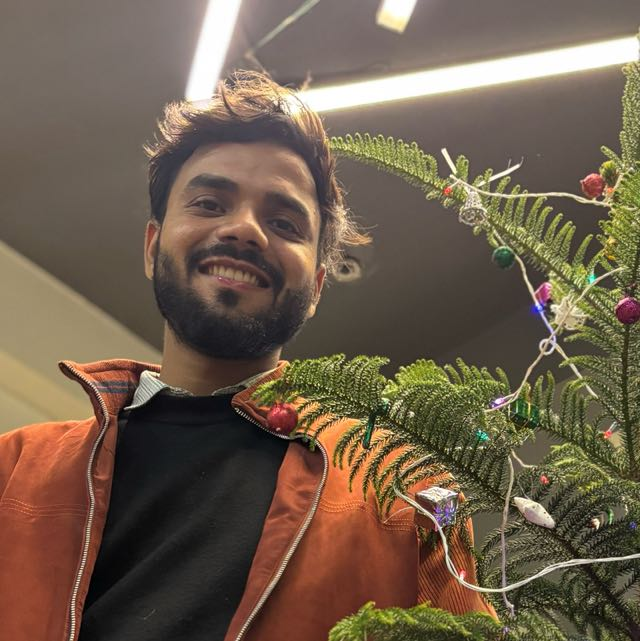
#> input picture tahzeeb.png, 640 x 641 px
$ python -i ui_about.py   (imports and definitions only)
#> lines starting #> are read from the running program, lines starting #| are printed output that depends on the picture; after the words box and inside, x2 and y2 are one past the last pixel; in counts of white or black regions, pixels touching at a corner belong together
import sys
import os
import webbrowser
import ttkbootstrap as ttk
from ttkbootstrap.tooltip import ToolTip
from tkinter.constants import BOTH, LEFT
from PIL import Image, ImageDraw, ImageTk

APP_VERSION = "1.0.0"

DEV_NAME = "Mohammad Tahzeeb Khan"
DEV_ROLE = "Software Developer"
DEV_EMAIL = "mohammadtahzeebkhan@gmail.com"
DEV_PHONE = "+91 7486882890"
YOUTUBE_URL = "https://www.youtube.com/@paradise_hope"


# [5 lines left out: function resource_path, not called in this run]


def _circular_avatar(path, size=140):
    """Load an image and mask it into a smooth circle, supersampled for anti-aliasing."""
#> called with path = 'tahzeeb.png', size = 140
    scale = 4
    img = Image.open(path).convert("RGBA").resize((size * scale, size * scale))

    mask = Image.new("L", img.size, 0)
#> mask: PIL image 560x560 L; every value is 0
    ImageDraw.Draw(mask).ellipse((0, 0, img.size[0], img.size[1]), fill=255)
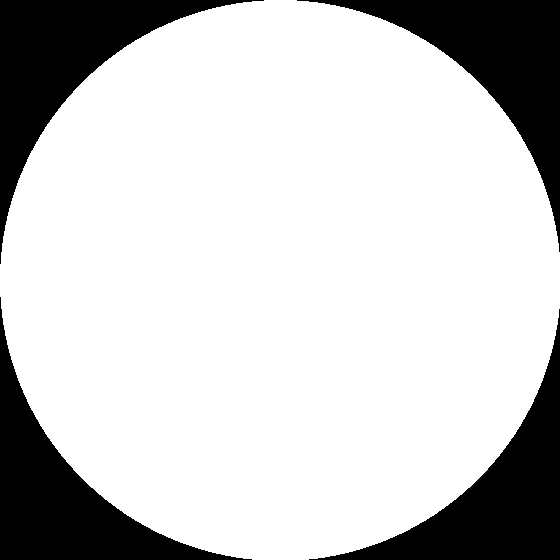
#> mask: PIL image 560x560 L; 78.8% white; 4 black regions, box (x1, y1, x2, y2) and area: (0, 0, 264, 264) 16908, (297, 0, 560, 252) 16644, (0, 297, 252, 560) 16644, (309, 309, 560, 560) 16381
    img.putalpha(mask)
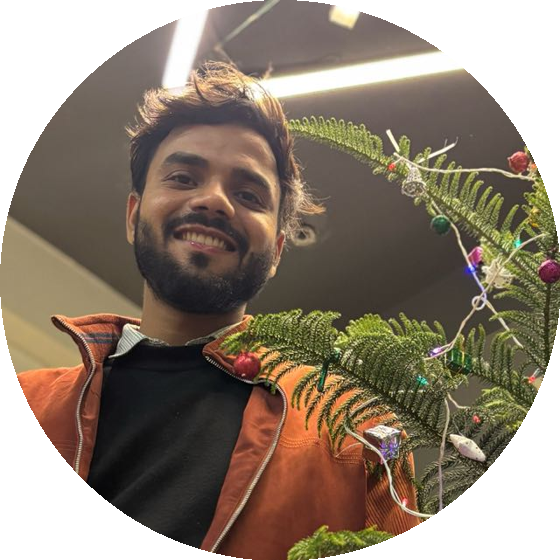
#> img: PIL image 560x560 RGBA; mean R, G, B, A 111.9, 94.8, 76.8, 200.9; transparent parts drawn white

    return img.resize((size, size), Image.LANCZOS)
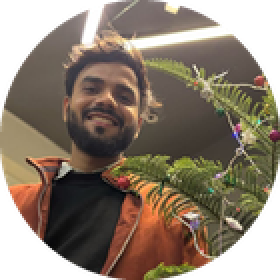
#> returned value: PIL image 140x140 RGBA (shown 2 times larger); mean R, G, B, A 91.1, 77.1, 62, 200.9; transparent parts drawn white


# [63 lines left out: function create_about_page, not called in this run]

>>> result = _circular_avatar('tahzeeb.png')
